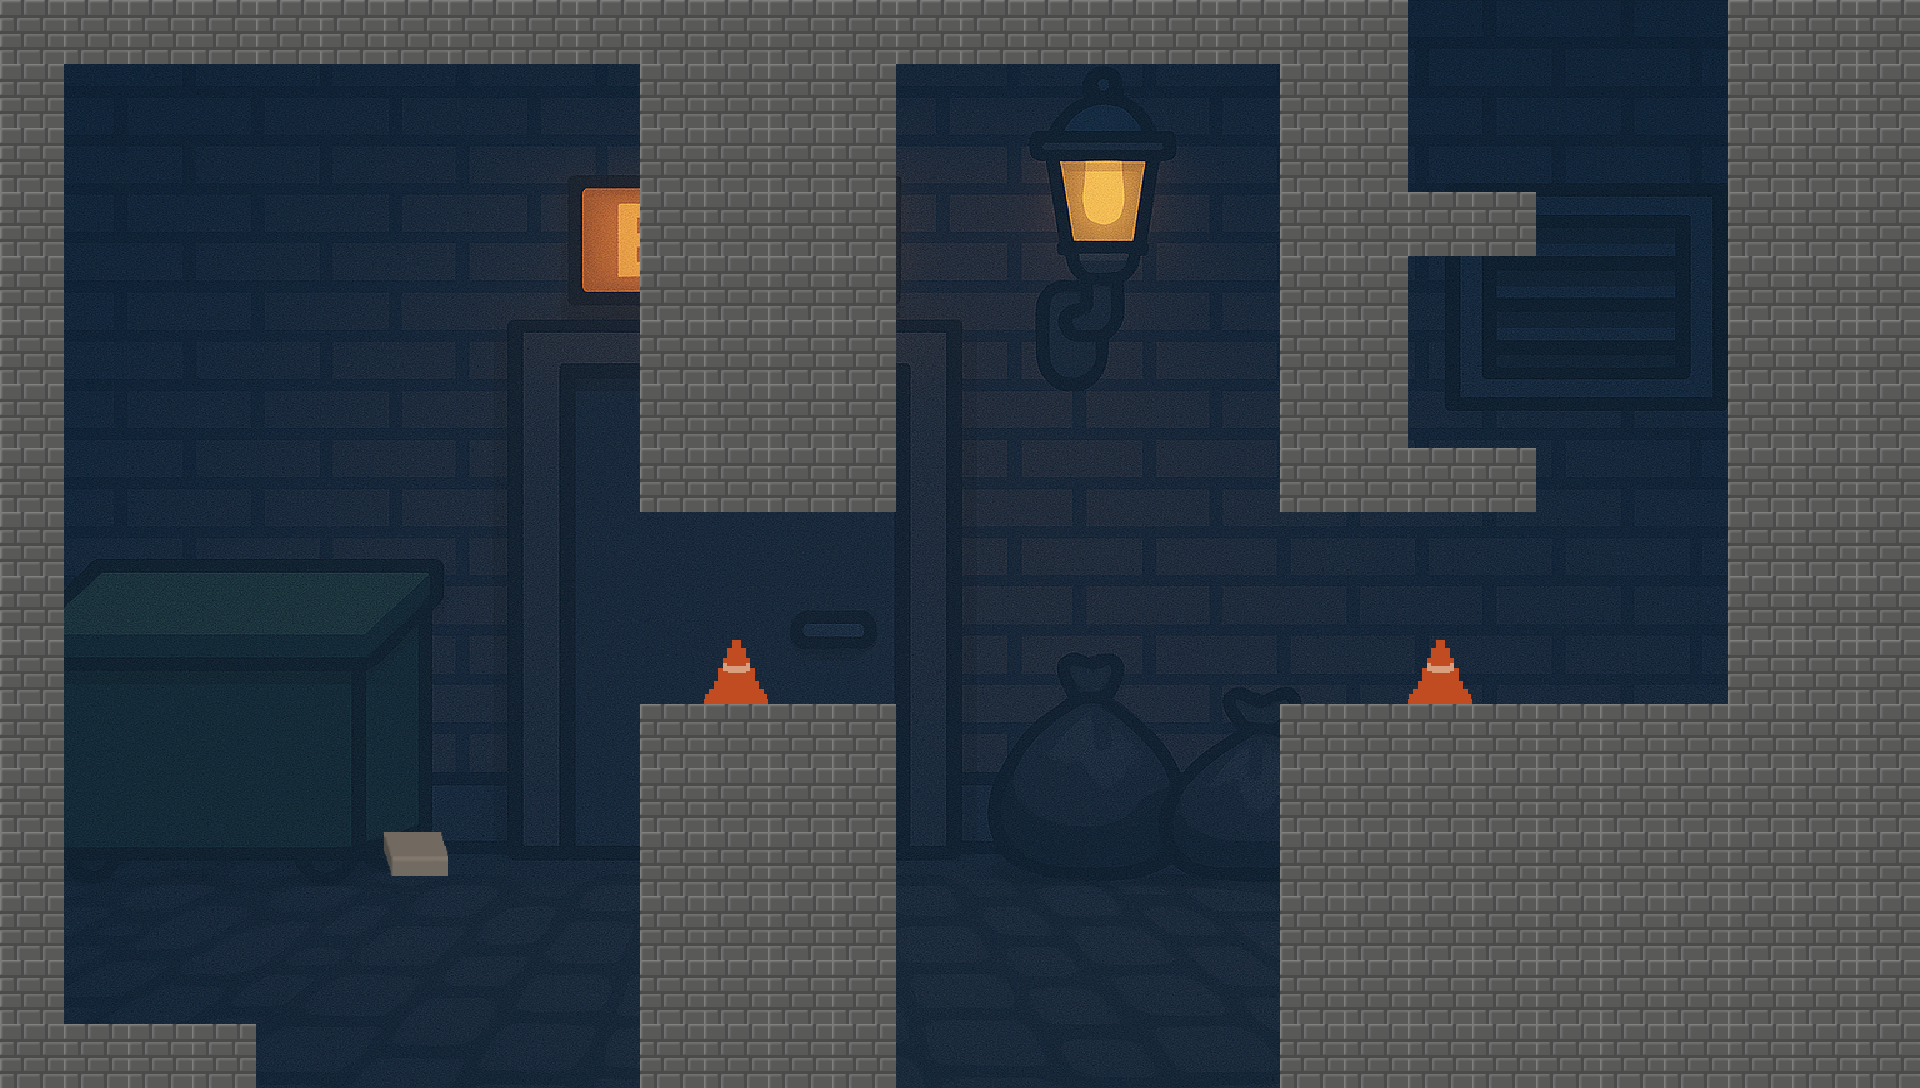

Tiled map render using the project's own tile images. Description and the whole map definition, tile-layer contents included, below:
An orthogonal 30x17 tile map with 64x64 px tiles, 2 tile layers (Camada de Blocos 1, Camada de Blocos 2), 1 image layer.

<map version="1.10" tiledversion="1.11.2" orientation="orthogonal" renderorder="right-down" width="30" height="17" tilewidth="64" tileheight="64" infinite="0" nextlayerid="4" nextobjectid="1">
 <properties>
  <property name="type" value="interactive-block" />
 </properties>
 <tileset firstgid="1" source="tileset-saida.tsx" />
 <imagelayer id="3" name="Camada de Imagens 1">
  <image source="saida.png" width="1920" height="1088" />
 </imagelayer>
 <layer id="1" name="Camada de Blocos 1" width="30" height="17">
  <properties>
   <property name="type" value="interactive-block" />
  </properties>
  <data encoding="csv">
2,2,2,2,2,2,2,2,2,2,2,2,2,2,2,2,2,2,2,2,2,2,0,0,0,0,0,2,2,2,
2,0,0,0,0,0,0,0,0,0,2,0,0,2,0,0,0,0,0,0,2,2,0,0,0,0,0,2,0,0,
2,0,0,0,0,0,0,0,0,0,2,0,0,2,0,0,0,0,0,0,2,2,0,0,0,0,0,2,0,0,
2,0,0,0,0,0,0,0,0,0,2,0,0,2,0,0,0,0,0,0,2,2,2,2,0,0,0,2,0,0,
2,0,0,0,0,0,0,0,0,0,2,0,0,2,0,0,0,0,0,0,2,2,0,0,0,0,0,2,0,0,
2,0,0,0,0,0,0,0,0,0,2,0,0,2,0,0,0,0,0,0,2,2,0,0,0,0,0,2,0,0,
2,0,0,0,0,0,0,0,0,0,2,0,0,2,0,0,0,0,0,0,2,2,0,0,0,0,0,2,0,0,
2,0,0,0,0,0,0,0,0,0,2,2,2,2,0,0,0,0,0,0,2,2,2,2,0,0,0,2,0,0,
2,0,0,0,0,0,0,0,0,0,0,0,0,0,0,0,0,0,0,0,0,0,0,0,0,0,0,2,0,0,
2,0,0,0,0,0,0,0,0,0,0,0,0,0,0,0,0,0,0,0,0,0,0,0,0,0,0,2,0,0,
2,0,0,0,0,0,0,0,0,0,0,5,0,0,0,0,0,0,0,0,0,0,5,0,0,0,0,2,0,0,
2,0,0,0,0,0,0,0,0,0,2,2,2,2,0,0,0,0,0,0,2,2,2,2,2,2,2,2,0,0,
2,0,0,0,0,0,0,0,0,0,2,0,0,2,0,0,0,0,0,0,2,0,0,0,0,0,0,0,0,0,
2,0,0,0,0,0,6,0,0,0,2,0,0,2,0,0,0,0,0,0,2,0,0,0,0,0,0,0,0,0,
2,0,0,0,0,0,0,0,0,0,2,0,0,2,0,0,0,0,0,0,2,0,0,0,0,0,0,0,0,0,
2,0,0,0,0,0,0,0,0,0,2,0,0,2,0,0,0,0,0,0,2,0,0,0,0,0,0,0,0,0,
2,2,2,2,0,0,0,0,0,0,2,0,0,2,0,0,0,0,0,0,2,0,0,0,0,0,0,0,0,0
</data>
 </layer>
 <layer id="2" name="Camada de Blocos 2" width="30" height="17">
  <data encoding="csv">
0,0,0,0,0,0,0,0,0,0,0,0,0,0,0,0,0,0,0,0,0,0,0,0,0,0,0,0,0,0,
0,0,0,0,0,0,0,0,0,0,0,2,2,0,0,0,0,0,0,0,0,0,0,0,0,0,0,0,2,2,
0,0,0,0,0,0,0,0,0,0,0,2,2,0,0,0,0,0,0,0,0,0,0,0,0,0,0,0,2,2,
0,0,0,0,0,0,0,0,0,0,0,2,2,0,0,0,0,0,0,0,0,0,0,0,0,0,0,0,2,2,
0,0,0,0,0,0,0,0,0,0,0,2,2,0,0,0,0,0,0,0,0,0,0,0,0,0,0,0,2,2,
0,0,0,0,0,0,0,0,0,0,0,2,2,0,0,0,0,0,0,0,0,0,0,0,0,0,0,0,2,2,
0,0,0,0,0,0,0,0,0,0,0,2,2,0,0,0,0,0,0,0,0,0,0,0,0,0,0,0,2,2,
0,0,0,0,0,0,0,0,0,0,0,0,0,0,0,0,0,0,0,0,0,0,0,0,0,0,0,0,2,2,
0,0,0,0,0,0,0,0,0,0,0,0,0,0,0,0,0,0,0,0,0,0,0,0,0,0,0,0,2,2,
0,0,0,0,0,0,0,0,0,0,0,0,0,0,0,0,0,0,0,0,0,0,0,0,0,0,0,0,2,2,
0,0,0,0,0,0,0,0,0,0,0,0,0,0,0,0,0,0,0,0,0,0,0,0,0,0,0,0,2,2,
0,0,0,0,0,0,0,0,0,0,0,0,0,0,0,0,0,0,0,0,0,0,0,0,0,0,0,0,2,2,
0,0,0,0,0,0,0,0,0,0,0,2,2,0,0,0,0,0,0,0,0,2,2,2,2,2,2,2,2,2,
0,0,0,0,0,0,0,0,0,0,0,2,2,0,0,0,0,0,0,0,0,2,2,2,2,2,2,2,2,2,
0,0,0,0,0,0,0,0,0,0,0,2,2,0,0,0,0,0,0,0,0,2,2,2,2,2,2,2,2,2,
0,0,0,0,0,0,0,0,0,0,0,2,2,0,0,0,0,0,0,0,0,2,2,2,2,2,2,2,2,2,
0,0,0,0,0,0,0,0,0,0,0,2,2,0,0,0,0,0,0,0,0,2,2,2,2,2,2,2,2,2
</data>
 </layer>
</map>